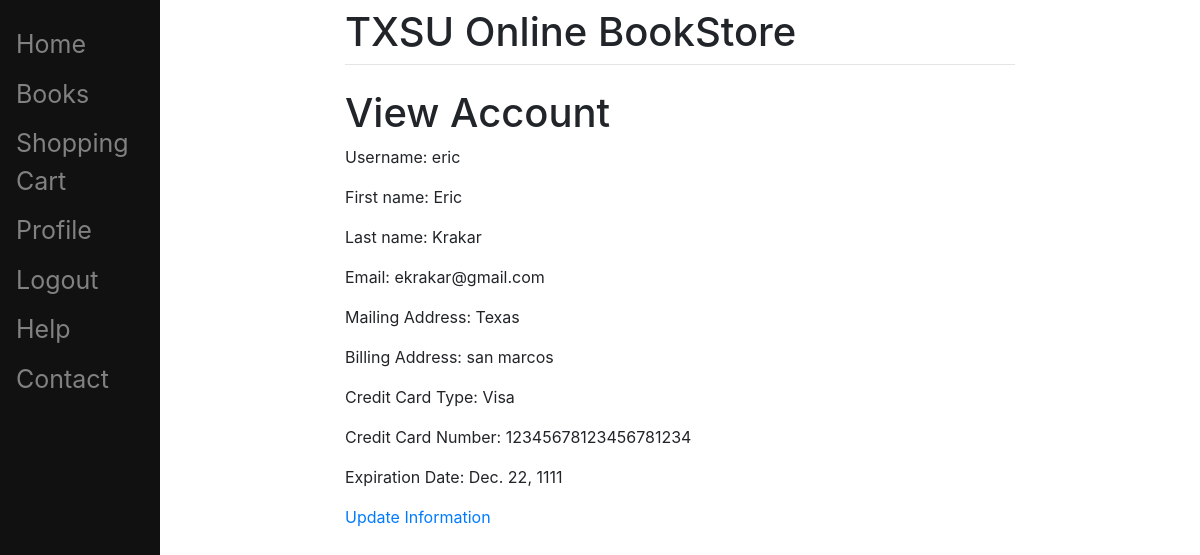
/profile/ (signed in), run on the app's committed database.
### register/models.py (models this page shows)
class UserInfo(models.Model):
    user = models.ForeignKey(User, on_delete=models.CASCADE)
    mailing_Address = models.CharField(max_length=200, blank=True)
    billing_Address = models.CharField(max_length=200, blank=True)

class CreditCard(models.Model):
    user = models.ForeignKey(User, on_delete=models.CASCADE)
    CARD_TYPES = {
        ("V", "Visa"),
        ("M", "MasterCard"),
        ("D", "Discover"),
        ("A", "American Express"),
    }
    credit_Card_Type = models.CharField(max_length=1, choices=CARD_TYPES, blank=True)
    credit_Card_Number = models.CharField(max_length=20, blank=True)
    expiration_Date = models.DateField(blank=True)

### register/views.py (the view)
# urls.py: path('profile/', v.Profile, name='profile'),
@login_required(login_url='/accounts/login/')
def Profile(request):
    cards = CreditCard.objects.filter(user__username__exact=request.user.username)
    if cards.count() == 0:
        cards = None
    else:
        cards = cards[0]
    info = UserInfo.objects.filter(user__username__exact=request.user.username)
    if info.count() == 0:
        info = None
    else:
        info = info[0]
    context = {
        'user': request.user,
        'info': info,
        'cards': cards,
    }
    return render(request, "register/profile.html", context=context)

### register/templates/register/profile.html (shortened to what this page needs)
{% extends 'base.html' %}
{% block content %}
<h1>View Account</h1>
<p>Username: {{ user }}</p>
<p>First name: {{ user.first_name }}</p>
<p>Last name: {{ user.last_name }}</p>
<p>Email: {{ user.email }}</p>
<p>Mailing Address: {{info.mailing_Address}}</p>
<p>Billing Address: {{info.billing_Address}}</p>
<p>Credit Card Type: {{cards.get_credit_Card_Type_display}}</p>
<p>Credit Card Number: {{cards.credit_Card_Number}}</p>
<p>Expiration Date: {{cards.expiration_Date}}</p>
    <p><a href="{% url 'main:update-profile' %}">Update Information</a></p>
{% endblock %}

### data on the page
UserInfo: mailing_Address "Texas", billing_Address "san marcos"
CreditCard: credit_Card_Type "Visa", credit_Card_Number "12345678123456781234", expiration_Date "Dec. 22, 1111"

### other printed values
{{ user }} "eric"
{{ user.first_name }} "Eric"
{{ user.last_name }} "Krakar"
{{ user.email }} "ekrakar@gmail.com"
